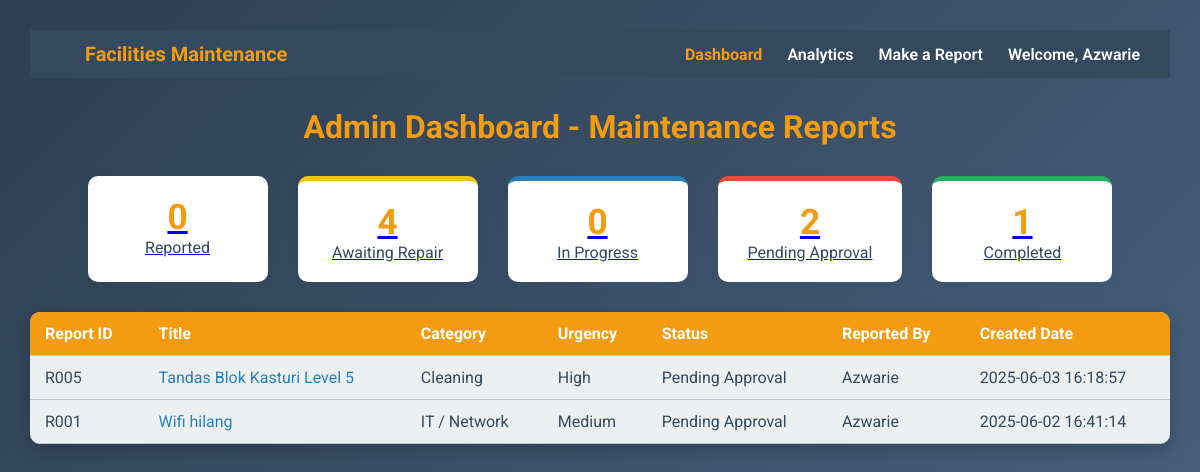
The app's page /index.php?filter=Pending Approval (signed in) with its own data.
### tables this page shows
CREATE TABLE `report` (
  `ReportID` varchar(10) NOT NULL,
  `Title` varchar(255) NOT NULL,
  `Description` text DEFAULT NULL,
  `UrgencyLevel` enum('Low','Medium','High','Critical') NOT NULL,
  `Status` enum('Reported','Awaiting Repair','In Progress','Pending Approval','Completed') NOT NULL DEFAULT 'Reported',
  `StaffID` varchar(10) NOT NULL,
  `CategoryID` varchar(10) NOT NULL,
  `CreatedDate` datetime NOT NULL DEFAULT current_timestamp(),
  `LastUpdatedDate` datetime NOT NULL DEFAULT current_timestamp() ON UPDATE current_timestamp(),
  `AISuggestion` text DEFAULT NULL
);

CREATE TABLE `category` (
  `CategoryID` varchar(10) NOT NULL,
  `CategoryType` varchar(100) NOT NULL
);

CREATE TABLE `staff` (
  `StaffID` varchar(10) NOT NULL,
  `StaffName` varchar(100) NOT NULL,
  `PhoneNum` varchar(20) DEFAULT NULL,
  `Password` varchar(255) NOT NULL,
  `Role` enum('Admin','Maintenance') NOT NULL DEFAULT 'Maintenance',
  `Position` varchar(50) DEFAULT NULL
);

### index.php (the view, shortened to what this page needs)
<?php
include 'connection.php';
include 'navbar.php';
$statusCounts = [
  'Reported' => 0,
  'Awaiting Repair' => 0,
  'In Progress' => 0,
  'Pending Approval' => 0,
  'Completed' => 0
];
$analyticsSql = "SELECT Status, COUNT(*) as count FROM report GROUP BY Status";
$analyticsResult = $conn->query($analyticsSql);
if ($analyticsResult) {
  while ($row = $analyticsResult->fetch_assoc()) {
    $status = $row['Status'];
    if (isset($statusCounts[$status])) {
      $statusCounts[$status] = $row['count'];
    }
  }
}
$filter = isset($_GET['filter']) ? $_GET['filter'] : '';
$where = '';
if ($filter && isset($statusCounts[$filter])) {
  $where = "WHERE r.Status = '" . $conn->real_escape_string($filter) . "'";
}
$sql = "
    SELECT r.ReportID, r.Title, r.UrgencyLevel, r.Status, r.CreatedDate,
           s.StaffName, c.CategoryType
    FROM Report r
    JOIN Staff s ON r.StaffID = s.StaffID
    JOIN Category c ON r.CategoryID = c.CategoryID
    $where
    ORDER BY r.CreatedDate DESC
";
$result = $conn->query($sql);
?>
<!DOCTYPE html>
<html lang="en">
<head>
</head>
<body>
  <h1>Admin Dashboard - Maintenance Reports</h1>
  <div class="analytics">
    <a href="?filter=Reported" class="analytic-box reported">
      <span class="count"><?php echo $statusCounts['Reported']; ?></span>
      <span class="label">Reported</span>
    </a>
      <a href="?filter=Awaiting Repair" class="analytic-box awaiting">
      <span class="count"><?php echo $statusCounts['Awaiting Repair']; ?></span>
      <span class="label">Awaiting Repair</span>
    </a>
    <a href="?filter=In Progress" class="analytic-box inprogress">
      <span class="count"><?php echo $statusCounts['In Progress']; ?></span>
      <span class="label">In Progress</span>
    </a>
    <a href="?filter=Pending Approval" class="analytic-box pending">
      <span class="count"><?php echo $statusCounts['Pending Approval']; ?></span>
      <span class="label">Pending Approval</span>
    </a>
    <a href="?filter=Completed" class="analytic-box completed">
      <span class="count"><?php echo $statusCounts['Completed']; ?></span>
      <span class="label">Completed</span>
    </a>
  </div>
  <table>
    <thead>
      <tr>
        <th>Report ID</th>
        <th>Title</th>
        <th>Category</th>
        <th>Urgency</th>
        <th>Status</th>
        <th>Reported By</th>
        <th>Created Date</th>
      </tr>
    </thead>
    <tbody>
      <?php if ($result && $result->num_rows > 0): ?>
        <?php while ($row = $result->fetch_assoc()): ?>
          <tr>
            <td><?php echo htmlspecialchars($row['ReportID']); ?></td>
            <td><a class="report-link" href="report_detail.php?report_id=<?php echo urlencode($row['ReportID']); ?>">
                <?php echo htmlspecialchars($row['Title']); ?></a></td>
            <td><?php echo htmlspecialchars($row['CategoryType']); ?></td>
            <td><?php echo htmlspecialchars($row['UrgencyLevel']); ?></td>
            <td><?php echo htmlspecialchars($row['Status']); ?></td>
            <td><?php echo htmlspecialchars($row['StaffName']); ?></td>
            <td><?php echo htmlspecialchars($row['CreatedDate']); ?></td>
          </tr>
        <?php endwhile; ?>
      <?php else: ?>
        <tr>
          <td colspan="7" style="text-align:center;">No reports found.</td>
        </tr>
      <?php endif; ?>
    </tbody>
  </table>
</body>
</html>

### index.php (style rules this page uses)
body { font-family: 'Roboto', sans-serif; background: linear-gradient(135deg, #2c3e50, #4b6584); margin: 0; padding: 30px; color: #34495e; }
h1 { text-align: center; margin-bottom: 30px; color: #f39c12; }
table { width: 100%; border-collapse: collapse; background: #ecf0f1; border-radius: 10px; overflow: hidden; box-shadow: 0 6px 18px rgba(0, 0, 0, 0.2); }
th, td { padding: 12px 15px; text-align: left; border-bottom: 1px solid #bdc3c7; }
th { background: #f39c12; color: white; }
a.report-link { color: #2980b9; text-decoration: none; }
.analytics { display: flex; justify-content: center; gap: 30px; margin-bottom: 30px; }
.analytic-box { background: #fff; border-radius: 10px; box-shadow: 0 2px 8px rgba(44, 62, 80, 0.08); padding: 20px 30px; text-align: center; min-width: 120px; }
.analytic-box .count { display: block; font-size: 2.2em; font-weight: bold; color: #f39c12; }
.analytic-box .label { font-size: 1em; color: #34495e; }
.analytic-box.pending { border-top: 5px solid #e74c3c; }
.analytic-box.awaiting { border-top: 5px solid #f1c40f; }
.analytic-box.inprogress { border-top: 5px solid #2980b9; }
.analytic-box.completed { border-top: 5px solid #27ae60; }

### records on screen
report: ReportID "R005", Title "Tandas Blok Kasturi Level 5", CategoryID.CategoryType "Cleaning", UrgencyLevel "High", Status "Pending Approval", StaffID.StaffName "Azwarie", CreatedDate "2025-06-03 16:18:57"
report: ReportID "R001", Title "Wifi hilang", CategoryID.CategoryType "IT / Network", UrgencyLevel "Medium", Status "Pending Approval", StaffID.StaffName "Azwarie", CreatedDate "2025-06-02 16:41:14"

### other values on screen
$staffName "Azwarie"
$statusCounts['Reported'] "0"
$statusCounts['Awaiting Repair'] "4"
$statusCounts['In Progress'] "0"
$statusCounts['Pending Approval'] "2"
$statusCounts['Completed'] "1"
